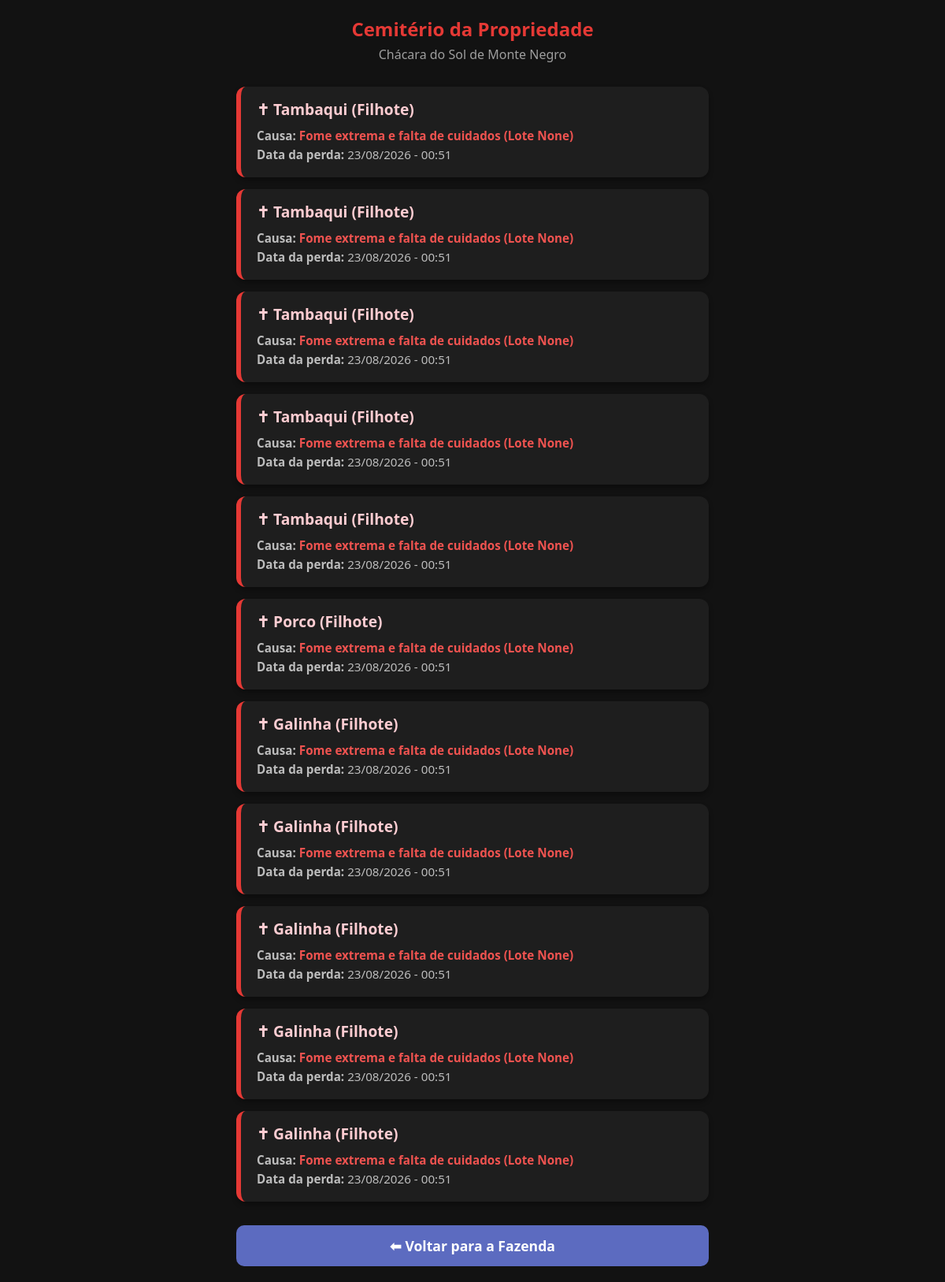
/cemiterio/221 (signed in), run on the app's committed database.
### database.py (models this page shows)
class Propriedade(db.Model):
    __tablename__ = 'propriedades'
    id = db.Column(db.Integer, primary_key=True)
    nome = db.Column(db.String(100), nullable=False)
    preco = db.Column(db.Float, nullable=False)
    tipo = db.Column(db.String(50), default="Sítio")
    dono_id = db.Column(db.Integer, db.ForeignKey('jogadores.id'), nullable=True)
    cap_silo = db.Column(db.Integer, default=500)
    cap_armazem = db.Column(db.Integer, default=200)
    cap_curral = db.Column(db.Integer, default=10)
    cap_barracao = db.Column(db.Integer, default=0)
    cap_camara_fria = db.Column(db.Integer, default=0)
    tem_represa_geral = db.Column(db.Boolean, default=False)
    tem_chiqueiro = db.Column(db.Boolean, default=False)
    tem_galinheiro = db.Column(db.Boolean, default=False)
    tem_energia_solar = db.Column(db.Boolean, default=False)
    nivel_seguranca = db.Column(db.Integer, default=0)
    est_milho = db.Column(db.Integer, default=0)
    est_soja = db.Column(db.Integer, default=0)
    est_cafe = db.Column(db.Integer, default=0)
    est_arroz = db.Column(db.Integer, default=0)
    est_feijao = db.Column(db.Integer, default=0)
    est_algodao = db.Column(db.Integer, default=0)
    est_cana = db.Column(db.Integer, default=0)
    est_mandioca = db.Column(db.Integer, default=0)
    est_pimenta = db.Column(db.Integer, default=0)
    est_cacau = db.Column(db.Integer, default=0)
    est_acai = db.Column(db.Integer, default=0)
    est_cupuacu = db.Column(db.Integer, default=0)
    est_banana = db.Column(db.Integer, default=0)
    est_abacaxi = db.Column(db.Integer, default=0)
    est_melancia = db.Column(db.Integer, default=0)
    est_sal = db.Column(db.Integer, default=0)
    est_racao = db.Column(db.Integer, default=0)
    est_adubo = db.Column(db.Integer, default=0)
    est_veneno = db.Column(db.Integer, default=0)
    est_combustivel = db.Column(db.Integer, default=0)
    est_vacina_aftosa = db.Column(db.Integer, default=0)
    est_vacina_brucelose = db.Column(db.Integer, default=0)
    est_medicamento_geral = db.Column(db.Integer, default=0)
    est_suplemento_engorda = db.Column(db.Integer, default=0)
    est_leite = db.Column(db.Float, default=0.0)
    est_ovos = db.Column(db.Integer, default=0)
    est_calcario = db.Column(db.Float, default=0.0)
    lotes = db.relationship('Lote', backref='fazenda', lazy=True)
    maquinarios = db.relationship('Maquinario', backref='fazenda', lazy=True)

class HistoricoMorte(db.Model):
    __tablename__ = 'historico_mortes'
    id = db.Column(db.Integer, primary_key=True)
    propriedade_id = db.Column(db.Integer, db.ForeignKey('propriedades.id'), nullable=True)
    raca = db.Column(db.String(50), nullable=False)
    fase = db.Column(db.String(20), nullable=False)
    causa = db.Column(db.String(100), default="Maus tratos / Fome")
    data_morte = db.Column(db.DateTime, default=datetime.utcnow)
    propriedade = db.relationship('Propriedade', backref='mortes_registradas', lazy=True)

### app.py (the view)
@app.route('/cemiterio/<int:prop_id>')
def cemiterio(prop_id):
    if 'usuario' not in session:
        return redirect(url_for('login'))
    jogador = Jogador.query.filter_by(username=session['usuario']).first()
    if not jogador:
        session.pop('usuario', None)
        return redirect(url_for('login'))
    propriedade = Propriedade.query.get(prop_id)
    if not propriedade or propriedade.dono_id != jogador.id:
        return redirect(url_for('mapa'))
    mortes = HistoricoMorte.query.filter_by(propriedade_id=prop_id).order_by(HistoricoMorte.data_morte.desc()).all()
    return render_template('cemiterio.html',
                           jogador=jogador,
                           user=jogador,
                           fazenda=propriedade,
                           mortes=mortes)

### templates/cemiterio.html (shortened to what this page needs)
<!DOCTYPE html>
<html lang="pt-BR">
<head>
</head>
<body>
    <div class="container">
        <div class="cabecalho">
            <h2>Cemitério da Propriedade</h2>
            <p>{{ fazenda.nome }}</p>
        </div>
        {% if mortes %}
            {% for morto in mortes %}
            <div class="card-morte">
                <h3>✝ {{ morto.raca|capitalize }} ({{ morto.fase }})</h3>
                <p class="info"><strong>Causa:</strong> <span class="destaque">{{ morto.causa }}</span></p>
                <p class="info"><strong>Data da perda:</strong> {{ morto.data_morte.strftime('%d/%m/%Y - %H:%M') }}</p>
            </div>
            {% endfor %}
        {% else %}
            <div class="sucesso">
                <p>🎉 Excelente! Nenhum animal morreu por inanição ou falta de cuidados nesta propriedade.</p>
            </div>
        {% endif %}
        <a href="{{ url_for('fazenda', prop_id=fazenda.id) }}" class="btn-voltar">
            ⬅ Voltar para a Fazenda
        </a>
    </div>
</body>
</html>

### templates/cemiterio.html (style rules this page uses)
body { background-color: #121212; color: #ffffff; font-family: 'Segoe UI', Tahoma, Geneva, Verdana, sans-serif; margin: 0; padding: 20px; }
.container { max-width: 600px; margin: 0 auto; }
.cabecalho { text-align: center; margin-bottom: 30px; }
.cabecalho h2 { margin: 0; color: #e53935; }
.cabecalho p { color: #9e9e9e; margin-top: 5px; }
.card-morte { background-color: #1e1e1e; border-radius: 12px; padding: 15px 20px; margin-bottom: 15px; border-left: 6px solid #e53935; box-shadow: 0 4px 6px rgba(0,0,0,0.3); }
.card-morte h3 { font-size: 1.2em; margin: 0 0 10px 0; color: #ffcdd2; }
.info { margin: 4px 0; color: #bdbdbd; font-size: 0.95em; }
.destaque { color: #ef5350; font-weight: bold; }
.btn-voltar { display: block; width: 100%; text-align: center; background-color: #5c6bc0; color: white; padding: 14px; text-decoration: none; border-radius: 10px; margin-top: 30px; font-weight: bold; font-size: 1.1em; box-sizing: border-box; }

### data on the page
Propriedade: nome "Chácara do Sol de Monte Negro"
HistoricoMorte: raca "Tambaqui", fase "Filhote", causa "Fome extrema e falta de cuidados (Lote None)", data_morte "23/08/2026 - 00:51"
HistoricoMorte: raca "Tambaqui", fase "Filhote", causa "Fome extrema e falta de cuidados (Lote None)", data_morte "23/08/2026 - 00:51"
HistoricoMorte: raca "Tambaqui", fase "Filhote", causa "Fome extrema e falta de cuidados (Lote None)", data_morte "23/08/2026 - 00:51"
HistoricoMorte: raca "Tambaqui", fase "Filhote", causa "Fome extrema e falta de cuidados (Lote None)", data_morte "23/08/2026 - 00:51"
HistoricoMorte: raca "Tambaqui", fase "Filhote", causa "Fome extrema e falta de cuidados (Lote None)", data_morte "23/08/2026 - 00:51"
HistoricoMorte: raca "Porco", fase "Filhote", causa "Fome extrema e falta de cuidados (Lote None)", data_morte "23/08/2026 - 00:51"
HistoricoMorte: raca "Galinha", fase "Filhote", causa "Fome extrema e falta de cuidados (Lote None)", data_morte "23/08/2026 - 00:51"
HistoricoMorte: raca "Galinha", fase "Filhote", causa "Fome extrema e falta de cuidados (Lote None)", data_morte "23/08/2026 - 00:51"
HistoricoMorte: raca "Galinha", fase "Filhote", causa "Fome extrema e falta de cuidados (Lote None)", data_morte "23/08/2026 - 00:51"
HistoricoMorte: raca "Galinha", fase "Filhote", causa "Fome extrema e falta de cuidados (Lote None)", data_morte "23/08/2026 - 00:51"
HistoricoMorte: raca "Galinha", fase "Filhote", causa "Fome extrema e falta de cuidados (Lote None)", data_morte "23/08/2026 - 00:51"
